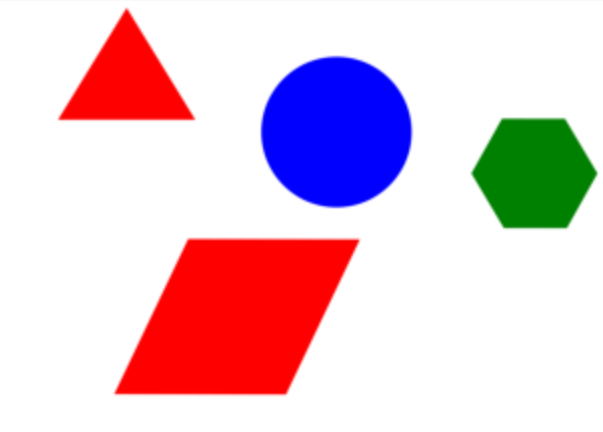
#> input picture BT2.png, 603 x 432 px
$ python Shapes.py
#> lines starting #> are read from the running program, lines starting #| are printed output that depends on the picture; after the words box and inside, x2 and y2 are one past the last pixel; in counts of white or black regions, pixels touching at a corner belong together
import cv2
# Đọc ảnh
img = cv2.imread('BT2.png')
#> img is the input picture: shape (432, 603, 3); mean B, G, R 211.2, 198.9, 227.5

# Phân ngưỡng xám cho ảnh
gray = cv2.cvtColor(img, cv2.COLOR_BGR2GRAY)
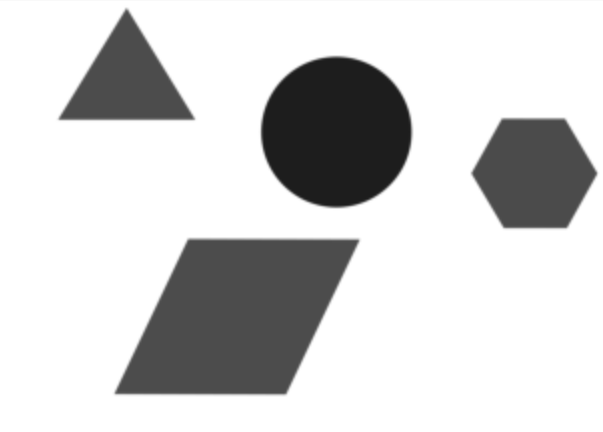
#> gray: shape (432, 603); min 29, max 255, mean 208.8

# Cài đặc threshold cho ảnh xám
_, threshold = cv2.threshold(gray, 127, 255, cv2.THRESH_BINARY)
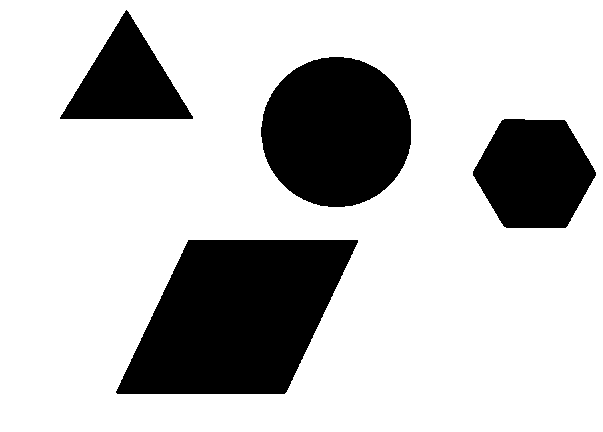
#> threshold: shape (432, 603); 76.4% white; 4 black regions

# Tìm đường viền của ảnh với 3 đối số
# ( ảnh , truy xuất đường viền và lấy xấp xỉ đường thẳng đó)
contours, _ = cv2.findContours(    threshold, cv2.RETR_TREE, cv2.CHAIN_APPROX_SIMPLE)
#> contours = 5 contours; box (x1, y1, x2, y2) and area: (0, 0, 603, 432) 259462, (115, 239, 359, 395) 26571, (260, 56, 412, 208) 17906, (472, 118, 597, 229) 10282, (59, 9, 194, 120) 7580

i = 0
# Tạo danh sách lưu tên các hình dạng trong ảnh
for contour in contours:

    # bỏ qua bộ đếm đầu tiên vì chức năng findcontour
    # phát hiện toàn bộ hình ảnh dưới dạng hình dạng
    if i == 0:
        i = 1
        continue
    # cv2.approxPloyDP() function to approximate the shape
    approx = cv2.approxPolyDP(        contour, 0.01 * cv2.arcLength(contour, True), True)
#Lam thẳng Contours
    # Sử dụng drawContours() To viền cho các hình dạng
    cv2.drawContours(img, [contour], 0, (255, 255, 0), 5)

    # Tìm điểm trung tậm của các hình dạng
    M = cv2.moments(contour)
    if M['m00'] != 0.0:
        x = int(M['m10'] / M['m00'])
        y = int(M['m01'] / M['m00'])

    # Đặt tên tại trung tâm các hình dạng
    if len(approx) == 3:
        cv2.putText(img, 'Triangle', (x, y),
                    cv2.FONT_HERSHEY_SIMPLEX, 0.6, (255, 255, 255), 2)

    elif len(approx) == 4:
        cv2.putText(img, 'Quadrilateral', (x, y),
                    cv2.FONT_HERSHEY_SIMPLEX, 0.6, (255, 255, 255), 2)

    elif len(approx) == 5:
        cv2.putText(img, 'Pentagon', (x, y),
                    cv2.FONT_HERSHEY_SIMPLEX, 0.6, (255, 255, 255), 2)

    elif len(approx) == 6:
        cv2.putText(img, 'Hexagon', (x, y),
                    cv2.FONT_HERSHEY_SIMPLEX, 0.6, (255, 255, 255), 2)

    else:
        cv2.putText(img, 'circle', (x, y),
                    cv2.FONT_HERSHEY_SIMPLEX, 0.6, (255, 255, 255), 2)
#> this loop made 5 passes
#> (approx, x, y) on passes 2, 5: ([[188, 239], [358, 240], [284, 394], [115, 392]], 236, 316), ([[59, 117], [126, 9], [193, 116]], 126, 81)
#> (x, y) on passes 3 to 4: (533, 173), (335, 131)
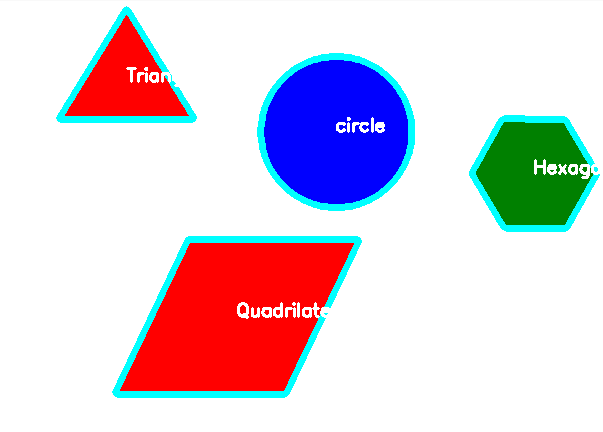
#> img: shape (432, 603, 3); 5.54% of pixels changed, all inside (x1, y1, x2, y2) = (56, 6, 600, 398)
#> after the loop, i = 1

# hiển thị hình ảnh sau khi vẽ đường viền
cv2.imshow('shapes', img)

cv2.waitKey(0)
cv2.destroyAllWindows()

$ run again, with BT1.png copied over BT2.png
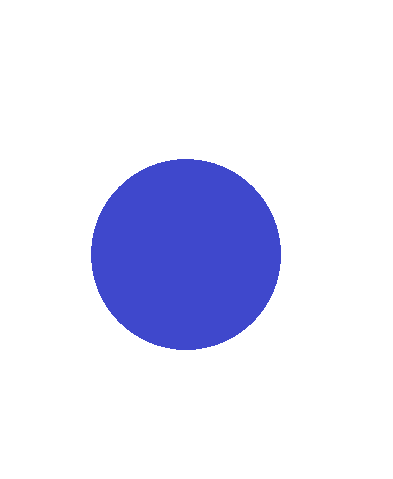
#> input picture BT1.png, 393 x 479 px
#> img is the input picture: shape (479, 393, 3); mean B, G, R 247.3, 227.3, 226
#> `gray = cv2.cvtColor(img, cv2.COLOR_BGR2GRAY)`:
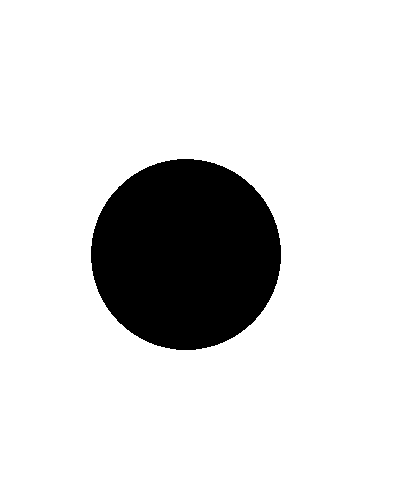
#> gray: shape (479, 393); values 84 (black) and 255 (white), 84.9% white; 1 black region, box (x1, y1, x2, y2) and area: (91, 159, 281, 350) 28467
#> threshold: shape (479, 393); 84.9% white; 1 black region
#> contours = 2 contours; box (x1, y1, x2, y2) and area: (0, 0, 393, 479) 187376, (90, 158, 282, 351) 28737
#> the loop `for contour in contours:` made 2 passes
#> (contour, i) on pass 1: ([[0, 0], [0, 478], [392, 478], [392, 0]], 1)
#> after the loop `for contour in contours:`:
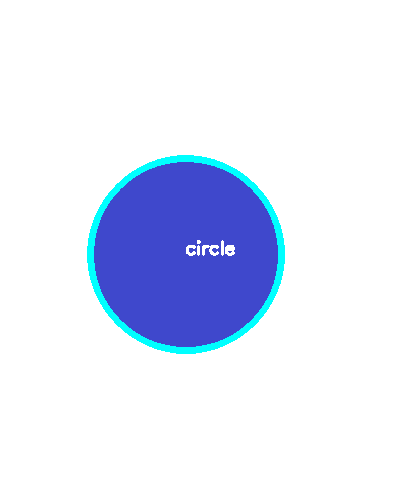
#> img: shape (479, 393, 3); 2.29% of pixels changed, all inside (x1, y1, x2, y2) = (87, 155, 285, 354)
#> after the loop `for contour in contours:`: i = 1
